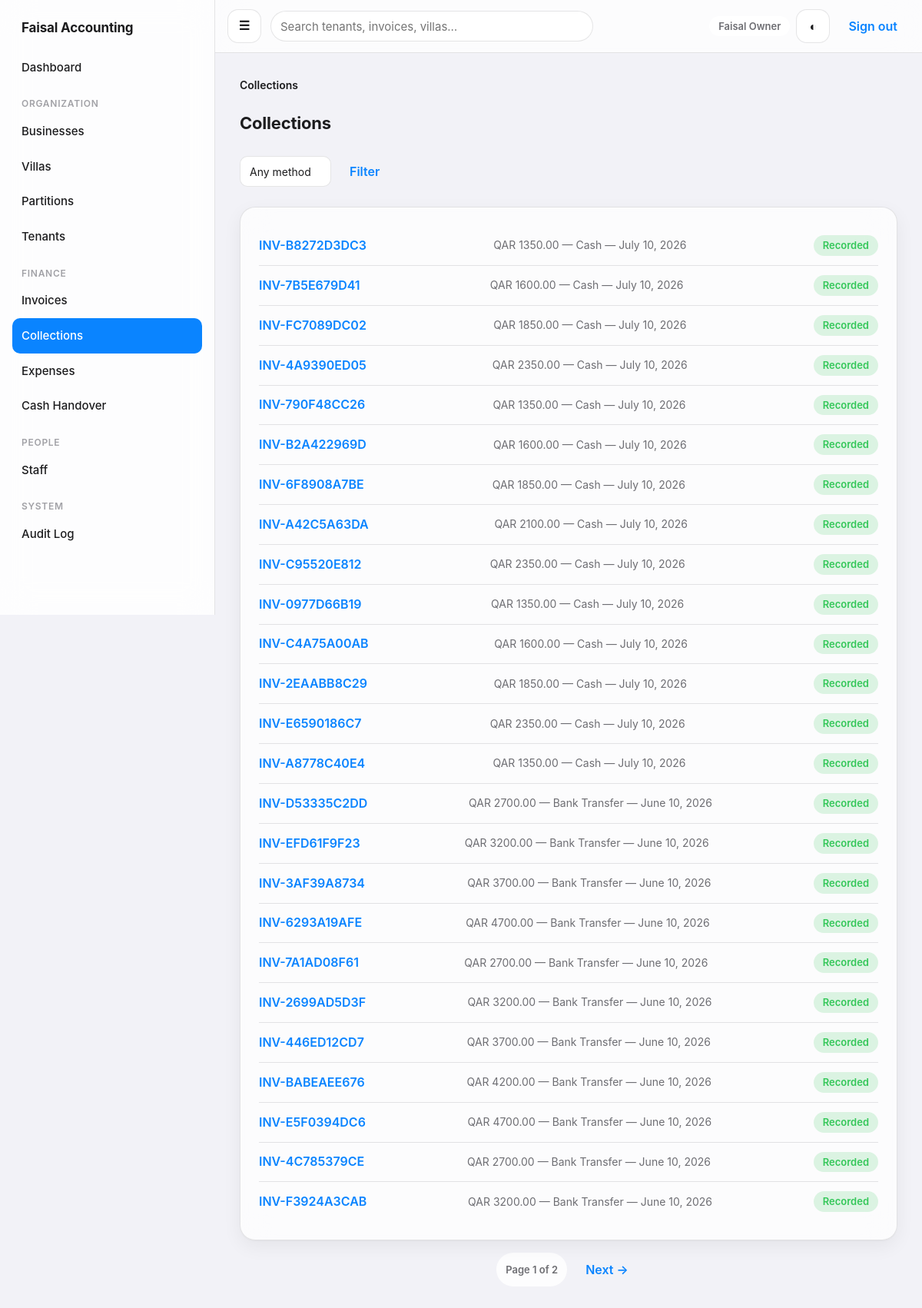
Page /billing/collections/ (signed in) on the committed database.
### apps/accounts/models.py (models this page shows, shortened)
class User(AbstractUser):
    is_owner = models.BooleanField(default=False, help_text='Sees and can operate on every business/villa/financial record.')
    phone = models.CharField(max_length=32, blank=True)
    class Meta:
        ordering = ['username']

### apps/billing/models.py (models this page shows, shortened)
class Payment(models.Model):
    class Method(models.TextChoices):
        CASH = ('cash', 'Cash')
        BANK_TRANSFER = ('bank_transfer', 'Bank Transfer')
        OTHER = ('other', 'Other')
    invoice = models.ForeignKey(Invoice, on_delete=models.PROTECT, related_name='payments')
    amount = models.DecimalField(max_digits=12, decimal_places=2)
    method = models.CharField(max_length=20, choices=Method.choices)
    collected_at = models.DateField()
    reference = models.CharField(max_length=100, blank=True)
    notes = models.TextField(blank=True)
    collected_by = models.ForeignKey(settings.AUTH_USER_MODEL, on_delete=models.PROTECT, related_name='collections')
    created_by = models.ForeignKey(settings.AUTH_USER_MODEL, on_delete=models.PROTECT, related_name='+')
    created_at = models.DateTimeField(auto_now_add=True)
    is_cancelled = models.BooleanField(default=False)
    cancelled_reason = models.TextField(blank=True)
    corrects = models.ForeignKey('self', on_delete=models.SET_NULL, null=True, blank=True, related_name='corrections')
    class Meta:
        ordering = ['-collected_at', '-id']
        constraints = [models.CheckConstraint(check=models.Q(amount__gt=0), name='payment_amount_positive')]

class Invoice(models.Model):
    partition = models.ForeignKey('villas.Partition', on_delete=models.PROTECT, related_name='invoices')
    tenant = models.ForeignKey('tenancy.Tenant', on_delete=models.PROTECT, related_name='invoices')
    invoice_number = models.CharField(max_length=32, unique=True, default=_generate_invoice_number, editable=False)
    billing_period_start = models.DateField()
    billing_period_end = models.DateField()
    issue_date = models.DateField()
    due_date = models.DateField()
    is_cancelled = models.BooleanField(default=False)
    notes = models.TextField(blank=True)
    created_at = models.DateTimeField(auto_now_add=True)
    created_by = models.ForeignKey(settings.AUTH_USER_MODEL, on_delete=models.PROTECT, related_name='+')
    updated_at = models.DateTimeField(auto_now=True)
    updated_by = models.ForeignKey(settings.AUTH_USER_MODEL, on_delete=models.PROTECT, related_name='+', null=True, blank=True)
    class Status(models.TextChoices):
        PENDING = ('pending', 'Pending')
        PARTIALLY_PAID = ('partially_paid', 'Partially Paid')
        PAID = ('paid', 'Paid')
        OVERDUE = ('overdue', 'Overdue')
        CANCELLED = ('cancelled', 'Cancelled')
    class Meta:
        ordering = ['-issue_date', '-id']
        constraints = [models.UniqueConstraint(fields=['partition', 'billing_period_start', 'billing_period_end'], name='unique_invoice_per_partition_per_period'), models.CheckConstraint(check=models.Q(due_date__gte=models.F('issue_date')), name='invoice_due_date_after_issue_date')]

### apps/billing/views.py (the view)
@login_required
def payment_list(request):
    qs = selectors.payments_visible_to(request.user).select_related('invoice', 'collected_by')
    method = request.GET.get('method', '')
    if method:
        qs = qs.filter(method=method)
    page_obj = paginate_queryset(request, qs.order_by('-collected_at'))
    return render(request, 'billing/payment_list.html', {'page_obj': page_obj, 'method': method, 'breadcrumbs': [('Collections', None)]})

### apps/accounts/context_processors.py (called while the page is built)
def nav(request):
    user = getattr(request, 'user', None)
    if user is None or not user.is_authenticated:
        return {}
    has_any_scope = user.is_owner or selectors.villas_visible_to(user).exists()
    return {'nav_has_scope': has_any_scope, 'nav_can_view_financials': selectors.can_view_financial_kpis(user), 'nav_can_manage_users': user.is_owner, 'nav_can_manage_operations': selectors.can_manage_villas_and_tenants(user), 'nav_pending_handover_count': _pending_handover_count(user) if has_any_scope else 0}

def _pending_handover_count(user):
    from apps.cash.models import CashHandover
    qs = selectors.cash_handovers_visible_to(user).filter(status=CashHandover.Status.SUBMITTED)
    if not user.is_owner and (not Assignment.objects.filter(user=user, role__in=[Assignment.Role.BUSINESS_MANAGER, Assignment.Role.ACCOUNTANT]).exists()):
        return 0
    return qs.count()

### apps/accounts/selectors.py (called while the page is built, shortened)
def payments_visible_to(user) -> QuerySet[Payment]:
    if user.is_owner:
        return Payment.objects.all()
    return Payment.objects.filter(invoice__partition__in=partitions_visible_to(user))

def cash_handovers_visible_to(user) -> QuerySet[CashHandover]:
    if user.is_owner:
        return CashHandover.objects.all()

def can_view_financial_kpis(user) -> bool:
    if user.is_owner:
        return True
    return Assignment.objects.filter(user=user, role__in=[Assignment.Role.BUSINESS_MANAGER, Assignment.Role.ACCOUNTANT]).exists()

def can_manage_villas_and_tenants(user) -> bool:
    if user.is_owner:
        return True
    return Assignment.objects.filter(user=user, role__in=[Assignment.Role.BUSINESS_MANAGER, Assignment.Role.VILLA_STAFF]).exists()

### apps/audit/context.py (called while the page is built)
def set_context(request) -> None:
    ip_address = request.META.get('HTTP_X_FORWARDED_FOR', '').split(',')[0].strip() or request.META.get('REMOTE_ADDR')
    actor = getattr(request, 'user', None)
    if actor is not None and (not actor.is_authenticated):
        actor = None
    _current_request_context.set(RequestContext(ip_address=ip_address or None, user_agent=request.META.get('HTTP_USER_AGENT', '')[:512], request_id=str(uuid.uuid4()), actor=actor))

def clear_context() -> None:
    _current_request_context.set(None)

### apps/shared/pagination.py (called while the page is built)
def paginate_queryset(request, queryset, per_page=25):
    paginator = Paginator(queryset, per_page)
    return paginator.get_page(request.GET.get('page'))

### apps/shared/templatetags/querystring.py (called while the page is built)
@register.filter
def urlencode_without_page(get_params):
    qd = get_params.copy()
    qd.pop('page', None)
    return qd.urlencode()

### templates/billing/payment_list.html (shortened to what this page needs)
{% extends "base.html" %}
{% block content %}
  <div class="page-header"><h1>Collections</h1></div>
  <form class="filter-bar" method="get">
    <select name="method" onchange="this.form.submit()">
      <option value="">Any method</option>
    </select>
    <button class="btn btn--ghost" type="submit">Filter</button>
  </form>
  <div class="card">
    {% if page_obj %}
      {% for payment in page_obj %}
        <div class="list-row">
          <a class="list-row__title" href="{% url 'billing:invoice_detail' payment.invoice.pk %}">{{ payment.invoice.invoice_number }}</a>
          <span class="list-row__meta">QAR {{ payment.amount }} — {{ payment.get_method_display }} — {{ payment.collected_at }}</span>
          {% if payment.is_cancelled %}<span class="pill pill--neutral">Cancelled</span>{% else %}<span class="pill pill--success">Recorded</span>{% endif %}
        </div>
      {% endfor %}
    {% else %}
      <div class="empty-state">
        <div class="empty-state__title">No collections recorded yet.</div>
        <p>Record a payment from an invoice's page.</p>
      </div>
    {% endif %}
  </div>
  {% include "components/pagination.html" %}
{% endblock %}

### templates/base.html (shortened to what this page needs)
{% load static %}
<!doctype html>
<html lang="en">
<head>
  <link rel="stylesheet" href="{% static 'css/design-system.css' %}">
</head>
<body>
  <div class="app-shell">
    <aside class="sidebar" aria-label="Main navigation">
      <div class="sidebar__brand">Faisal Accounting</div>
      {% if user.is_authenticated %}
        <a class="sidebar__link{% if request.resolver_match.app_name == 'dashboard' %} sidebar__link--active{% endif %}" href="{% url 'dashboard:home' %}">Dashboard</a>
        {% if nav_has_scope %}
          <div class="sidebar__section">Organization</div>
          <a class="sidebar__link{% if request.resolver_match.app_name == 'businesses' %} sidebar__link--active{% endif %}" href="{% url 'businesses:list' %}">Businesses</a>
          <a class="sidebar__link{% if request.resolver_match.url_name == 'villa_list' %} sidebar__link--active{% endif %}" href="{% url 'villas:villa_list' %}">Villas</a>
          <a class="sidebar__link{% if request.resolver_match.url_name == 'partition_list' %} sidebar__link--active{% endif %}" href="{% url 'villas:partition_list' %}">Partitions</a>
          <a class="sidebar__link{% if request.resolver_match.app_name == 'tenancy' %} sidebar__link--active{% endif %}" href="{% url 'tenancy:list' %}">Tenants</a>
          <div class="sidebar__section">Finance</div>
          <a class="sidebar__link{% if request.resolver_match.url_name == 'invoice_list' or request.resolver_match.url_name == 'invoice_detail' %} sidebar__link--active{% endif %}" href="{% url 'billing:invoice_list' %}">Invoices</a>
          <a class="sidebar__link{% if request.resolver_match.url_name == 'payment_list' %} sidebar__link--active{% endif %}" href="{% url 'billing:payment_list' %}">Collections</a>
          <a class="sidebar__link{% if request.resolver_match.app_name == 'expenses' %} sidebar__link--active{% endif %}" href="{% url 'expenses:list' %}">Expenses</a>
          <a class="sidebar__link{% if request.resolver_match.app_name == 'cash' %} sidebar__link--active{% endif %}" href="{% url 'cash:handover_list' %}">
            <span>Cash Handover</span>
          </a>
        {% endif %}
        {% if nav_can_manage_users %}
          <div class="sidebar__section">People</div>
          <a class="sidebar__link{% if request.resolver_match.url_name == 'staff_list' %} sidebar__link--active{% endif %}" href="{% url 'accounts:staff_list' %}">Staff</a>
        {% endif %}
        {% if user.is_owner %}
          <div class="sidebar__section">System</div>
          <a class="sidebar__link{% if request.resolver_match.app_name == 'audit' %} sidebar__link--active{% endif %}" href="{% url 'audit:list' %}">Audit Log</a>
        {% endif %}
      {% endif %}
    </aside>
    <div class="content-area">
      <header class="topbar">
        <label for="nav-toggle" class="btn btn--icon sidebar-toggle-label" aria-label="Open menu">&#9776;</label>
        {% if user.is_authenticated and nav_has_scope %}
          <form class="topbar__search" method="get" action="{% url 'dashboard:search' %}" role="search">
            <input type="search" name="q" placeholder="Search tenants, invoices, villas…" value="{{ request.GET.q|default:'' }}" aria-label="Global search">
          </form>
        {% endif %}
        <div class="topbar__actions">
          {% if user.is_authenticated %}
            <span class="pill pill--neutral">{{ user.get_full_name|default:user.username }}</span>
          {% endif %}
          <button class="btn btn--icon" type="button" data-theme-toggle aria-label="Toggle dark mode">&#9680;</button>
          {% if user.is_authenticated %}
            <form method="post" action="{% url 'accounts:logout' %}">
              <button class="btn btn--ghost" type="submit">Sign out</button>
            </form>
          {% endif %}
        </div>
      </header>
      <main class="main">
        {% if breadcrumbs %}{% include "components/breadcrumbs.html" %}{% endif %}
        {% block content %}{% endblock %}
      </main>
    </div>
  </div>
</body>
</html>

### rows in the picture
User: get_full_name "Faisal Owner"
Payment: invoice.invoice_number "INV-B8272D3DC3", amount "1350.00", method "Cash", collected_at "July 10, 2026", is_cancelled "Recorded"
Payment: invoice.invoice_number "INV-7B5E679D41", amount "1600.00", method "Cash", collected_at "July 10, 2026", is_cancelled "Recorded"
Payment: invoice.invoice_number "INV-FC7089DC02", amount "1850.00", method "Cash", collected_at "July 10, 2026", is_cancelled "Recorded"
Payment: invoice.invoice_number "INV-4A9390ED05", amount "2350.00", method "Cash", collected_at "July 10, 2026", is_cancelled "Recorded"
Payment: invoice.invoice_number "INV-790F48CC26", amount "1350.00", method "Cash", collected_at "July 10, 2026", is_cancelled "Recorded"
Payment: invoice.invoice_number "INV-B2A422969D", amount "1600.00", method "Cash", collected_at "July 10, 2026", is_cancelled "Recorded"
Payment: invoice.invoice_number "INV-6F8908A7BE", amount "1850.00", method "Cash", collected_at "July 10, 2026", is_cancelled "Recorded"
Payment: invoice.invoice_number "INV-A42C5A63DA", amount "2100.00", method "Cash", collected_at "July 10, 2026", is_cancelled "Recorded"
Payment: invoice.invoice_number "INV-C95520E812", amount "2350.00", method "Cash", collected_at "July 10, 2026", is_cancelled "Recorded"
Payment: invoice.invoice_number "INV-0977D66B19", amount "1350.00", method "Cash", collected_at "July 10, 2026", is_cancelled "Recorded"
Payment: invoice.invoice_number "INV-C4A75A00AB", amount "1600.00", method "Cash", collected_at "July 10, 2026", is_cancelled "Recorded"
Payment: invoice.invoice_number "INV-2EAABB8C29", amount "1850.00", method "Cash", collected_at "July 10, 2026", is_cancelled "Recorded"
Payment: invoice.invoice_number "INV-E6590186C7", amount "2350.00", method "Cash", collected_at "July 10, 2026", is_cancelled "Recorded"
Payment: invoice.invoice_number "INV-A8778C40E4", amount "1350.00", method "Cash", collected_at "July 10, 2026", is_cancelled "Recorded"
Payment: invoice.invoice_number "INV-D53335C2DD", amount "2700.00", method "Bank Transfer", collected_at "June 10, 2026", is_cancelled "Recorded"
Payment: invoice.invoice_number "INV-EFD61F9F23", amount "3200.00", method "Bank Transfer", collected_at "June 10, 2026", is_cancelled "Recorded"
Payment: invoice.invoice_number "INV-3AF39A8734", amount "3700.00", method "Bank Transfer", collected_at "June 10, 2026", is_cancelled "Recorded"
Payment: invoice.invoice_number "INV-6293A19AFE", amount "4700.00", method "Bank Transfer", collected_at "June 10, 2026", is_cancelled "Recorded"
Payment: invoice.invoice_number "INV-7A1AD08F61", amount "2700.00", method "Bank Transfer", collected_at "June 10, 2026", is_cancelled "Recorded"
Payment: invoice.invoice_number "INV-2699AD5D3F", amount "3200.00", method "Bank Transfer", collected_at "June 10, 2026", is_cancelled "Recorded"
Payment: invoice.invoice_number "INV-446ED12CD7", amount "3700.00", method "Bank Transfer", collected_at "June 10, 2026", is_cancelled "Recorded"
Payment: invoice.invoice_number "INV-BABEAEE676", amount "4200.00", method "Bank Transfer", collected_at "June 10, 2026", is_cancelled "Recorded"
Payment: invoice.invoice_number "INV-E5F0394DC6", amount "4700.00", method "Bank Transfer", collected_at "June 10, 2026", is_cancelled "Recorded"
Payment: invoice.invoice_number "INV-4C785379CE", amount "2700.00", method "Bank Transfer", collected_at "June 10, 2026", is_cancelled "Recorded"
Payment: invoice.invoice_number "INV-F3924A3CAB", amount "3200.00", method "Bank Transfer", collected_at "June 10, 2026", is_cancelled "Recorded"

### other values in the picture
{{ label }} "Collections"
{{ page_obj.number }} "1"
{{ page_obj.paginator.num_pages }} "2"
